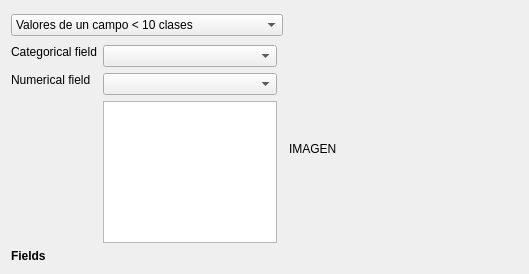
               <widget class="QWidget" name="page_5">
                <property name="geometry">
                 <rect>
                  <x>0</x>
                  <y>0</y>
                  <width>529</width>
                  <height>274</height>
                 </rect>
                </property>
                <attribute name="label">
                 <string>CALCULATION MODE</string>
                </attribute>
                <layout class="QGridLayout" name="gridLayout_19">
                 <item row="0" column="0">
                  <layout class="QGridLayout" name="gridLayout_3">
                   <item row="0" column="0" colspan="3">
                    <widget class="QComboBox" name="modBarras">
                     <item>
                      <property name="text">
                       <string>Valores de un campo &lt; 10 clases</string>
                      </property>
                     </item>
                     <item>
                      <property name="text">
                       <string>Varios campos</string>
                      </property>
                     </item>
                    </widget>
                   </item>
                   <item row="0" column="3" colspan="2">
                    <spacer name="horizontalSpacer_4">
                     <property name="orientation">
                      <enum>Qt::Horizontal</enum>
                     </property>
                     <property name="sizeType">
                      <enum>QSizePolicy::MinimumExpanding</enum>
                     </property>
                     <property name="sizeHint" stdset="0">
                      <size>
                       <width>65</width>
                       <height>28</height>
                      </size>
                     </property>
                    </spacer>
                   </item>
                   <item row="0" column="5">
                    <spacer name="horizontalSpacer">
                     <property name="orientation">
                      <enum>Qt::Horizontal</enum>
                     </property>
                     <property name="sizeType">
                      <enum>QSizePolicy::MinimumExpanding</enum>
                     </property>
                     <property name="sizeHint" stdset="0">
                      <size>
                       <width>158</width>
                       <height>28</height>
                      </size>
                     </property>
                    </spacer>
                   </item>
                   <item row="1" column="0" rowspan="2">
                    <widget class="QLabel" name="label_25">
                     <property name="text">
                      <string>Categorical field</string>
                     </property>
                    </widget>
                   </item>
                   <item row="1" column="1" rowspan="3">
                    <widget class="QComboBox" name="camXBar"/>
                   </item>
                   <item row="3" column="0" rowspan="2">
                    <widget class="QLabel" name="label_26">
                     <property name="text">
                      <string>Numerical field</string>
                     </property>
                    </widget>
                   </item>
                   <item row="4" column="1">
                    <widget class="QComboBox" name="camYBar"/>
                   </item>
                   <item row="5" column="1">
                    <widget class="QListWidget" name="listWidget2">
                     <property name="font">
                      <font>
                       <pointsize>8</pointsize>
                      </font>
                     </property>
                    </widget>
                   </item>
                   <item row="2" column="3" rowspan="4" colspan="3">
                    <widget class="QLabel" name="lbar">
                     <property name="text">
                      <string>IMAGEN</string>
                     </property>
                    </widget>
                   </item>
                  </layout>
                 </item>
                 <item row="1" column="0">
                  <widget class="QLabel" name="label_36">
                   <property name="font">
                    <font>
                     <pointsize>9</pointsize>
                     <weight>75</weight>
                     <bold>true</bold>
                    </font>
                   </property>
                   <property name="text">
                    <string>Fields</string>
                   </property>
                  </widget>
                 </item>
                </layout>
               </widget>
